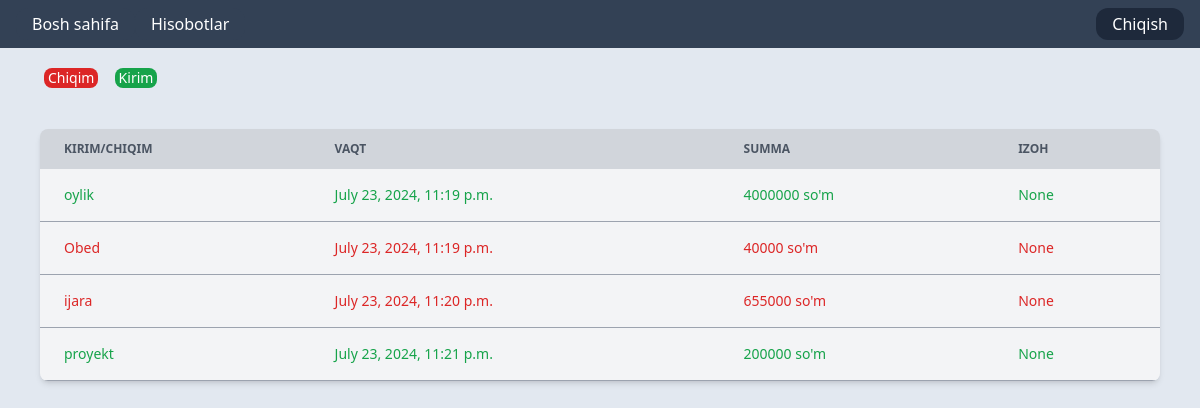
The app's page /list_reports/ (signed in), older data.
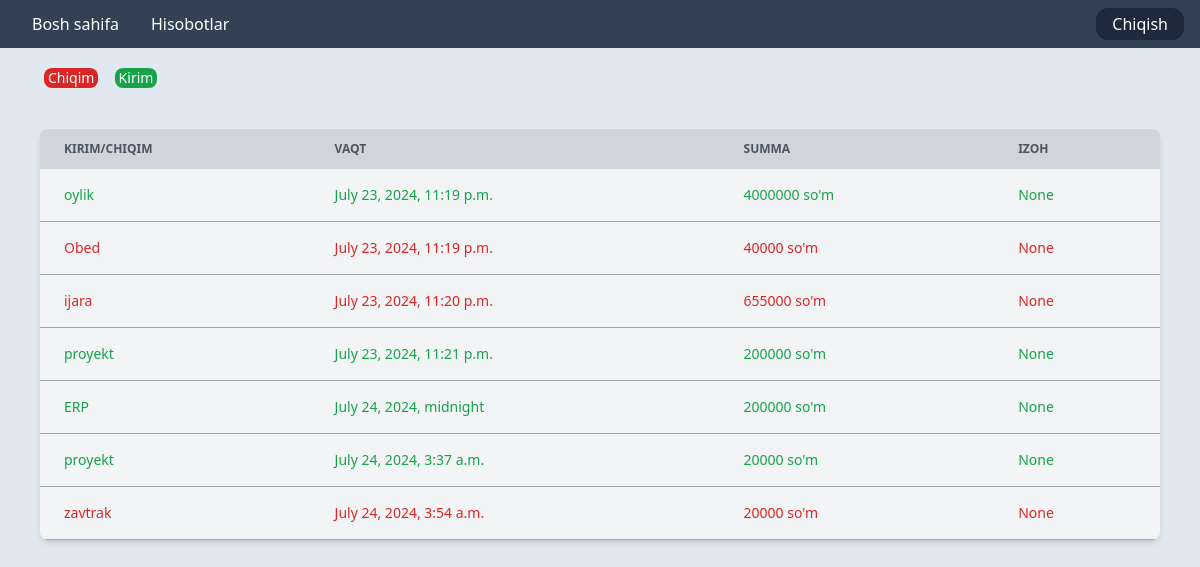
The same page, newer data.
### app_income_expense/models.py (models this page shows, shortened)
class Reports(models.Model):
    user = models.ForeignKey(Users, on_delete=models.CASCADE)
    activity = models.CharField(max_length=800, null=True)
    comment = models.CharField(max_length=1000, null=True)
    timestamp = models.DateTimeField(auto_now_add=True)
    amount = models.IntegerField(null=True)
    is_income = models.BooleanField(default=False, null=True)
    is_expense = models.BooleanField(default=False, null=True)
    class Meta:
        db_table = 'Reports'

### app_income_expense/views.py (the view)
# urls.py: path('list_reports/', views.ListReports.as_view(), name='list-reports'),
class ListReports(View):
    def get(self, request):
        reports = models.Reports.objects.filter(user=request.user)
        context = {
            'reports': reports
        }
        return render(request, 'income_expenses/reports/list_reports.html', context=context)

### templates/income_expenses/reports/list_reports.html
{% extends 'base.html' %}
{% block content %}
<div class="bg-red-600 mr-110 inline-block  ml-11 mt-5 rounded-lg w-min pl-1 pr-1">
    <p class="text-white text-sm">Chiqim</p>
</div>
<div class="bg-green-600 mr-110 inline-block  ml-3 mt-5 rounded-lg w-min pl-1 pr-1">
    <p class="text-white text-sm">Kirim</p>
</div>
    <div class=" mt-10 ml-10 mr-10 relative overflow-x-auto shadow-md sm:rounded-lg">
        <table class="w-full text-sm text-left rtl:text-right">
            <thead class="text-xs text-white uppercase bg-gray-300 dark:text-white">
                <tr>
                    <th scope="col" class="text-gray-600 px-6 py-3">
                        Kirim/chiqim
                    </th>
                    <th scope="col" class="px-6 py-3 text-gray-600">
                        vaqt
                    </th>
                    <th scope="col" class="px-6 py-3 text-gray-600">
                        summa
                    </th>
                    <th scope="col" class=" text-gray-600 px-6 py-3">
                        Izoh
                    </th>
                </tr>
            </thead>
            {% for report in reports %}
                {% if report.is_income == True %}
                    <tbody>
                        <tr class="bg-gray-100 border-b border-gray-400">
                            <th scope="row" class="text-green-600 px-6 py-4 font-medium">
                                {{ report.activity }}
                            </th>
                            <td class="text-green-600 px-6 py-4 ">
                                {{ report.timestamp }}
                            </td>
                            <td class="text-green-600 px-6 py-4">
                                {{ report.amount }} so'm
                            </td>
                            <td class="text-green-600 px-6 py-4">
                                {{ report.comment }}
                            </td>
                        </tr>
                    </tbody>
                {% else %}
                    <tbody>
                        <tr class="bg-gray-100 border-b border-gray-400">
                            <th scope="row" class="text-red-600 px-6 py-4 font-medium">
                                {{ report.activity }}
                            </th>
                            <td class="text-red-600 px-6 py-4 ">
                                {{ report.timestamp }}
                            </td>
                            <td class="text-red-600 px-6 py-4">
                                {{ report.amount }} so'm
                            </td>
                            <td class="text-red-600 px-6 py-4">
                                {{ report.comment }}
                            </td>
                        </tr>
                    </tbody>
                {% endif %}
            {% endfor %}
        </table>
    </div>
{% endblock content %}

### templates/base.html (shortened to what this page needs)
<!DOCTYPE html>
<html lang="en">
<head>
    <script src="https://cdn.tailwindcss.com"></script>
</head>
<body class="bg-slate-200">
    {% if request.user.is_authenticated %}
        <nav class="flex items-start px-4 py-2 bg-slate-700">
            <div class="flex items-start">
                <a href="{% url 'home' %}" class="px-4 py-1 rounded-xl text-white bg-slate-700 hover:bg-slate-600">Bosh sahifa</a>
            </div>
            <div class="flex items-start">
                <a href="{% url 'list-reports' %}" class="px-4 py-1 rounded-xl text-white bg-slate-700 hover:bg-slate-600">Hisobotlar</a>
            </div>
            <div class="flex items-center ml-auto">
                <a href="{% url 'logout' %}" class="px-4 py-1 rounded-xl text-white bg-slate-800 hover:bg-slate-600">Chiqish</a>
            </div>
        </nav>
    {% endif %}
    {% block content %}
    {% endblock content %}
</body>
</html>

Row changes from the older to the newer data that the page shows:
added Reports: activity "ERP", timestamp "July 24, 2024, midnight", amount "200000", comment "None"
added Reports: activity "proyekt", timestamp "July 24, 2024, 3:37 a.m.", amount "20000", comment "None"
added Reports: activity "zavtrak", timestamp "July 24, 2024, 3:54 a.m.", amount "20000", comment "None"
